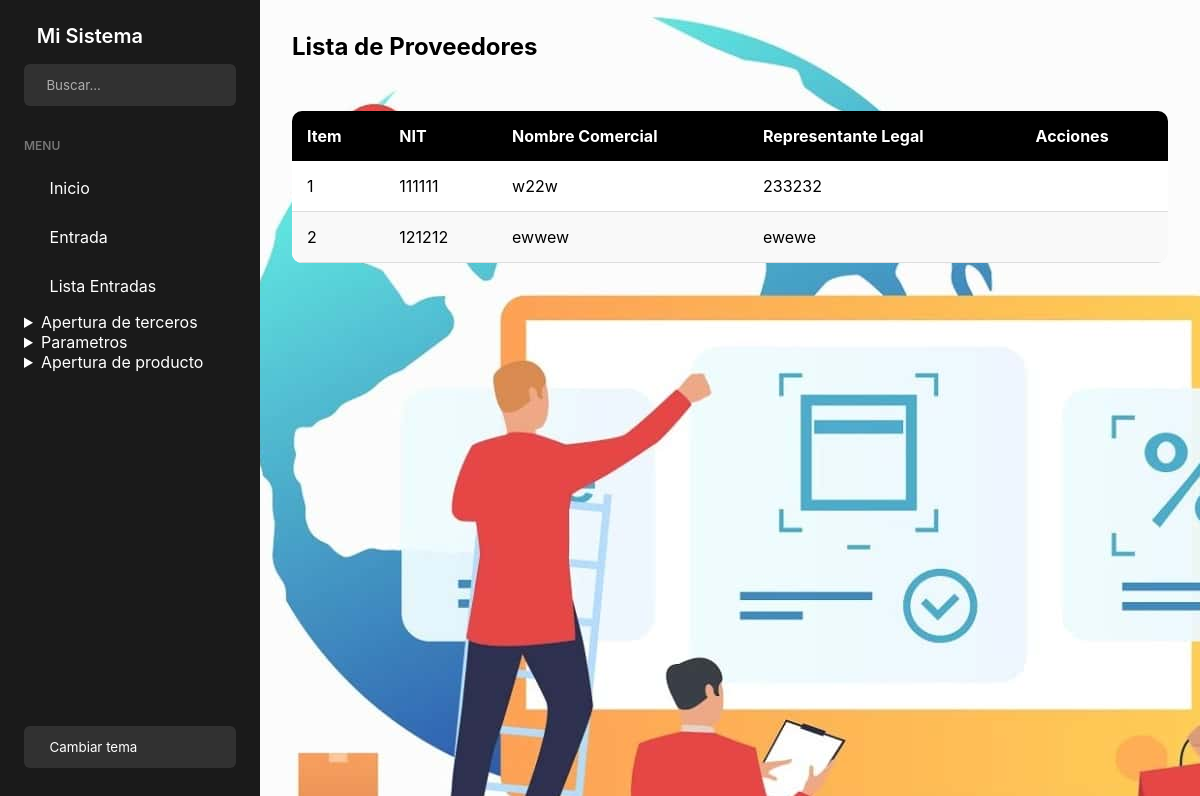
Before: /lista_proveedores/ with the older database file.
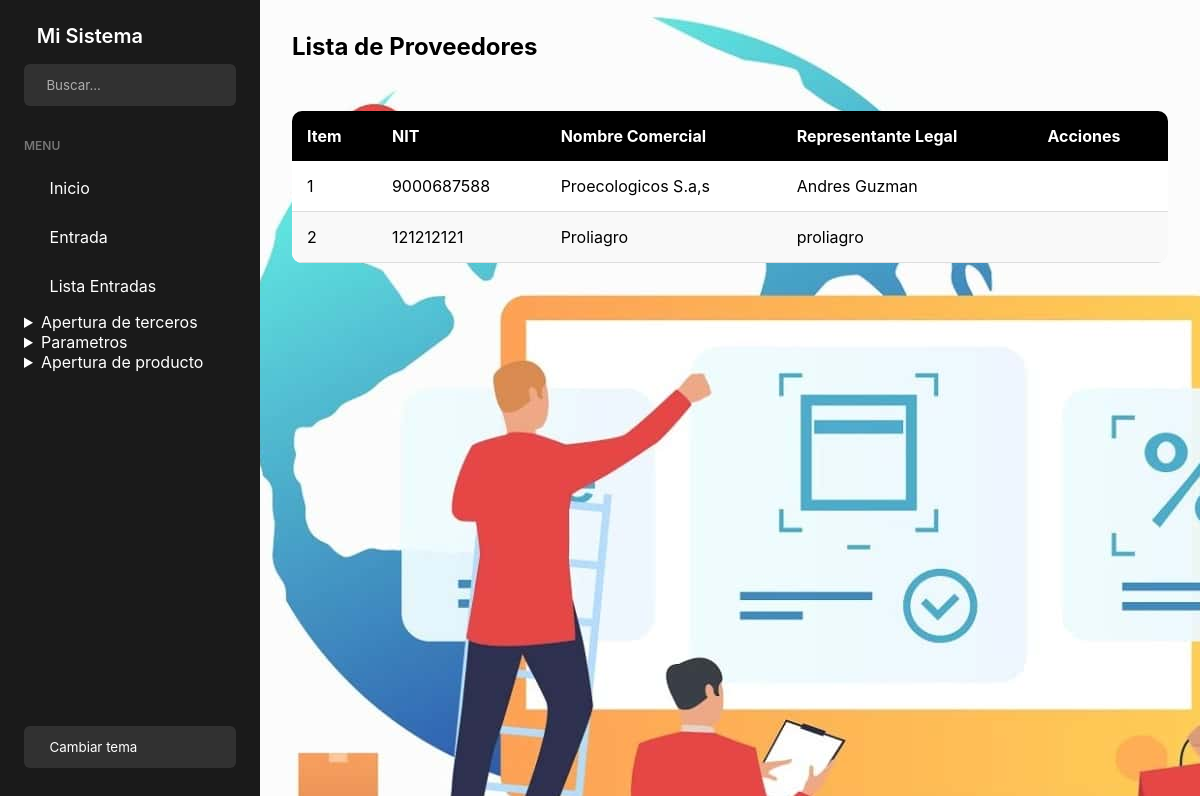
After: the same page with the newer database file.
### app/models.py (models this page shows, shortened)
class Proveedor(models.Model):
    id_proveedor = models.CharField(
        max_length=10,
        unique=True,
        default='',
        blank=True,
        primary_key=True
    )
    nombre_comercial = models.CharField(max_length=100)
    representante_legal = models.CharField(max_length=100)
    nit = models.CharField(max_length=20, unique=True)
    direccion = models.CharField(max_length=150)
    telefono = models.CharField(max_length=15)
    correo_electronico = models.EmailField()

### app/views.py (the view)
# urls.py: path('lista_proveedores/', views.lista_proveedores, name='lista_proveedores'),
def lista_proveedores(request):
    proveedores = Proveedor.objects.values(
        'id_proveedor',
        'nombre_comercial',
        'representante_legal',
        'nit',
        'direccion',
        'telefono',
        'correo_electronico'
    )
    return render(request, 'Proveedor/Lista_proveedores.html', {'proveedores': proveedores})

### app/Templates/Proveedor/Lista_proveedores.html (shortened to what this page needs)
<!DOCTYPE html>
<html lang="es">
<head>
    {% extends 'Home/base.html' %}
    {% block content %}
</head>
<body>
    <h2>Lista de Proveedores</h2>
    <div class="table-container">
        <table>
            <thead>
                <tr>
                    <th>Item</th>
                    <th>NIT</th>
                    <th>Nombre Comercial</th>
                    <th>Representante Legal</th>
                    <th>Acciones</th>
                </tr>
            </thead>
            <tbody>
                {% for proveedor in proveedores %}
                <tr data-nombre-comercial="{{ proveedor.nombre_comercial }}"
                    data-representante-legal="{{ proveedor.representante_legal }}"
                    data-nit="{{ proveedor.nit }}"
                    data-direccion="{{ proveedor.direccion }}"
                    data-telefono="{{ proveedor.telefono }}"
                    data-correo-electronico="{{ proveedor.correo_electronico }}"
                    onclick="mostrarDetallesProveedor(this)">
                    <td>{{ forloop.counter }}</td>
                    <td>{{ proveedor.nit }}</td>
                    <td>{{ proveedor.nombre_comercial }}</td>
                    <td>{{ proveedor.representante_legal }}</td>
                    <td>
                    </td>
                </tr>
                {% empty %}
                <tr>
                    <td colspan="9">No hay proveedores registrados.</td>
                </tr>
                {% endfor %}
            </tbody>
        </table>
    </div>
    {% endblock %}

Changed rows visible on the page:
removed Proveedor: nit "111111", nombre_comercial "w22w", representante_legal "233232"
removed Proveedor: nit "121212", nombre_comercial "ewwew", representante_legal "ewewe"
added Proveedor: nit "9000687588", nombre_comercial "Proecologicos S.a,s", representante_legal "Andres Guzman"
added Proveedor: nit "121212121", nombre_comercial "Proliagro", representante_legal "proliagro"
